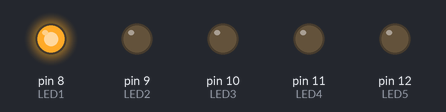
Simulated run of this sketch. Board: Arduino Uno, built with avr-gcc and run on an emulated ATmega328P. Shown: output pins drawn as LEDs (lit = HIGH).

Above: at 0.02 s.
At 0.57 s:
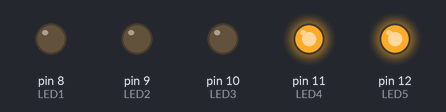
At 1.12 s:
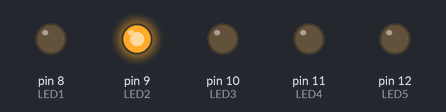
At 2.27 s:
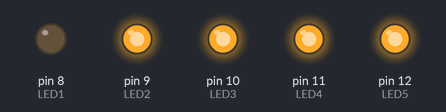
At 3.37 s:
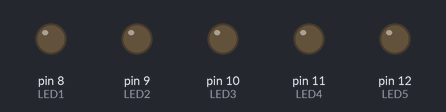
At 4.52 s:
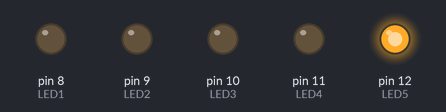
Timing chart, 0 to 4.8 s (numbered marks = the images above):
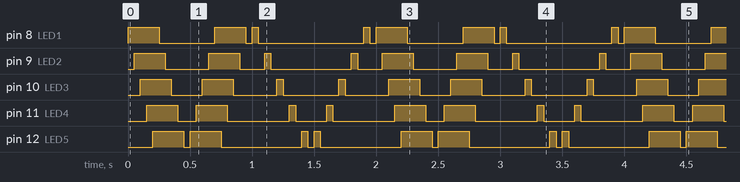

Measured:
- by itself, pin 8 (LED1): repeats every 2.0 s: LOW 0.45 s, HIGH 0.25 s, LOW 0.05 s, HIGH 0.05 s, LOW 0.85 s, HIGH 0.05 s, LOW 0.05 s, HIGH 0.25 s
- by itself, pin 9 (LED2): repeats every 2.0 s: LOW 0.35 s, HIGH 0.25 s, LOW 0.20 s, HIGH 0.05 s, LOW 0.65 s, HIGH 0.05 s, LOW 0.20 s, HIGH 0.25 s
- by itself, pin 10 (LED3): repeats every 2.0 s: LOW 0.25 s, HIGH 0.25 s, LOW 0.35 s, HIGH 0.05 s, LOW 0.45 s, HIGH 0.05 s, LOW 0.35 s, HIGH 0.25 s
- by itself, pin 11 (LED4): repeats every 2.0 s: LOW 0.15 s, HIGH 0.25 s, LOW 0.50 s, HIGH 0.05 s, LOW 0.25 s, HIGH 0.05 s, LOW 0.50 s, HIGH 0.25 s
- by itself, pin 12 (LED5): repeats every 2.0 s: LOW 0.05 s, HIGH 0.25 s, LOW 0.65 s, HIGH 0.05 s, LOW 0.05 s, HIGH 0.05 s, LOW 0.65 s, HIGH 0.25 s

The sketch:

led_show.ino
```cpp
#include <Arduino.h>

// LED pin assignments
const int LED1 = 8;
const int LED2 = 9;
const int LED3 = 10;
const int LED4 = 11;
const int LED5 = 12;


void setup() {
  // Initialize all LED pins as outputs
  pinMode(LED1, OUTPUT);
  pinMode(LED2, OUTPUT);
  pinMode(LED3, OUTPUT);
  pinMode(LED4, OUTPUT);
  pinMode(LED5, OUTPUT);
}

void allLights(int time) {
  // LED 1
  digitalWrite(LED1, HIGH);
  delay(time);
  digitalWrite(LED1, LOW);
  delay(time);
  // LED 2
  digitalWrite(LED2, HIGH);
  delay(time);
  digitalWrite(LED2, LOW);
  delay(time);
  // LED 3
  digitalWrite(LED3, HIGH);
  delay(time);
  digitalWrite(LED3, LOW);
  delay(time);
  // LED 4
  digitalWrite(LED4, HIGH);
  delay(time);
  digitalWrite(LED4, LOW);
  delay(time);
  // LED 5
  digitalWrite(LED5, HIGH);
  delay(time);
  digitalWrite(LED5, LOW);
  delay(time);

}


void reverseAllLights(int time) {
  // LED 5
  digitalWrite(LED5, HIGH);
  delay(time);
  digitalWrite(LED5, LOW);
  delay(time);
  // LED 4
  digitalWrite(LED4, HIGH);
  delay(time);
  digitalWrite(LED4, LOW);
  delay(time);
  // LED 3
  digitalWrite(LED3, HIGH);
  delay(time);
  digitalWrite(LED3, LOW);
  delay(time);
  // LED 2
  digitalWrite(LED2, HIGH);
  delay(time);
  digitalWrite(LED2, LOW);
  delay(time);
  // LED 1
  digitalWrite(LED1, HIGH);
  delay(time);
  digitalWrite(LED1, LOW);
  delay(time);
}


void orderLights(int time) {
  // Turn LEDs on in sequence, then off
  digitalWrite(LED1, HIGH);
  delay(time);
  digitalWrite(LED2, HIGH);
  delay(time);
  digitalWrite(LED3, HIGH);
  delay(time);
  digitalWrite(LED4, HIGH);
  delay(time);
  digitalWrite(LED5, HIGH);
  delay(time);

  digitalWrite(LED1, LOW);
  delay(time);
  digitalWrite(LED2, LOW);
  delay(time);
  digitalWrite(LED3, LOW);
  delay(time);
  digitalWrite(LED4, LOW);
  delay(time);
  digitalWrite(LED5, LOW);
  delay(time);

}

void reverseOrderLights(int time) {
  // Turn LEDs on in reverse sequence 5→1
  digitalWrite(LED5, HIGH);
  delay(time);
  digitalWrite(LED4, HIGH);
  delay(time);
  digitalWrite(LED3, HIGH);
  delay(time);
  digitalWrite(LED2, HIGH);
  delay(time);
  digitalWrite(LED1, HIGH);
  delay(time);

  // Then turn them off in the same reverse sequence
  digitalWrite(LED5, LOW);
  delay(time);
  digitalWrite(LED4, LOW);
  delay(time);
  digitalWrite(LED3, LOW);
  delay(time);
  digitalWrite(LED2, LOW);
  delay(time);
  digitalWrite(LED1, LOW);
  delay(time);
}


void loop() {
  int t = 50;
  orderLights(t);
  reverseOrderLights(t);
  allLights(t);
  reverseAllLights(t);
}
```
